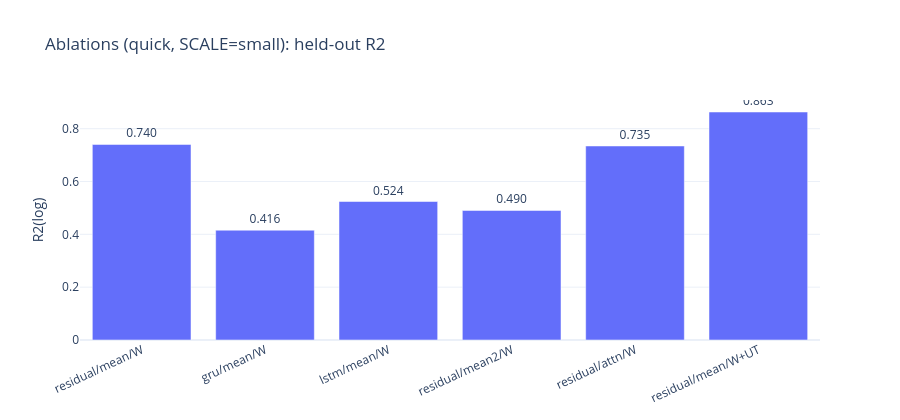

Notebook cell for this chart:
### Markdown cell above
Two things to read correctly:
- **The equivariant model beats the flat MLP with ~100× fewer parameters** — that
  is the point, and it holds at every scale.
- **At the `tiny` default ($N=1500$) all learned models are data-starved, so UT
  still wins** and the equivariant $R^2$ looks modest. That's expected — bump
  `SCALE` to `small`/`medium` and the equivariant model climbs past UT. At
  competition width 256 the flat MLP stalls near $R^2\!\approx\!0.3$ while the
  equivariant model reaches $R^2\!\approx\!0.99$ (the offline numbers plotted in §6).
The gap *widens* with width because the flat MLP's $d^2$ input demands data $\sim d^2$,
while the equivariant model's parameter count doesn't grow with $d$ at all.

## 5. Ablations — which pieces matter?

Swap one knob at a time (quick, reduced-budget training): the row-cell $\Phi$
(`residual`/`gru`/`lstm`), the pool (`mean`/`mean2`/`attn`), and the input
(pure-`W` vs `W+UT` moments). The full-scale study found: **residual wins** (gating
is unneeded — `W_lH` carries the state); **mean-pool suffices** (the 2nd-moment
pool doesn't help); and **`W+UT` ≈ pure-`W`** once the model is good.

### Code cell
na, ne, ea = min(cfg["n_train"], 6000), min(cfg["n_eval"], 1500), min(cfg["epochs"], 35)
Wa, Fa, Ua = gen(range(na), d, K, with_ut=True)
Wea, Fea, Uea = gen(range(900_000, 900_000+ne), d, K, with_ut=True)

def quick(phi="residual", pool="mean", use_ut=False):
    torch.manual_seed(0); model = E.EquivariantNet(c=cfg["channels"], phi=phi, pool=pool, use_ut=use_ut).to(dev)
    wstd = Wa.std().item(); yl=torch.log1p(Fa); ym,ys=yl.mean().item(),yl.std().item()
    const=(torch.log1p(Fea)-ym).pow(2).mean().item()
    opt=torch.optim.AdamW(model.parameters(),lr=1e-3,weight_decay=1e-5); lf=nn.MSELoss(); bs=1024
    def pr(W,U):
        return torch.cat([model((W[b:b+bs]/wstd).to(dev), (U[b:b+bs].to(dev) if use_ut else None)).cpu()
                          for b in range(0,len(W),bs)])
    best=1e9
    for ep in range(ea):
        model.train(); pm=torch.randperm(len(Wa))
        for b in range(0,len(Wa),bs):
            idx=pm[b:b+bs]; opt.zero_grad()
            u = Ua[idx].to(dev) if use_ut else None
            lf(model((Wa[idx]/wstd).to(dev), u), ((torch.log1p(Fa[idx])-ym)/ys).to(dev)).backward()
            torch.nn.utils.clip_grad_norm_(model.parameters(),1.0); opt.step()
        model.eval()
        with torch.no_grad(): best=min(best, ((pr(Wea,Uea)*ys+ym-torch.log1p(Fea))**2).mean().item())
    return 1-best/const

runs = {"residual/mean/W": quick(), "gru/mean/W": quick(phi="gru"),
        "lstm/mean/W": quick(phi="lstm"), "residual/mean2/W": quick(pool="mean2"),
        "residual/attn/W": quick(pool="attn"), "residual/mean/W+UT": quick(use_ut=True)}
fig = go.Figure(go.Bar(x=list(runs.keys()), y=list(runs.values()),
                       text=[f"{v:.3f}" for v in runs.values()], textposition="outside"))
fig.update_layout(title=f"Ablations (quick, SCALE={SCALE}): held-out R2", yaxis_title="R2(log)",
                  template="plotly_white", height=420, xaxis_tickangle=-25); fig.show()

### Figure 1 — Plotly figure (JSON) as saved in the notebook; plotly's stock layout.template omitted (floating-point values rounded to 4 significant figures)
{"data": [{"text": ["0.740", "0.416", "0.524", "0.490", "0.735", "0.863"], "textposition": "outside", "type": "bar", "x": ["residual/mean/W", "gru/mean/W", "lstm/mean/W", "residual/mean2/W", "residual/attn/W", "residual/mean/W+UT"], "y": [0.7403, 0.4157, 0.5243, 0.4904, 0.7345, 0.8631]}], "layout": {"height": 420, "title": {"text": "Ablations (quick, SCALE=small): held-out R2"}, "xaxis": {"tickangle": -25}, "yaxis": {"title": {"text": "R2(log)"}}}}
